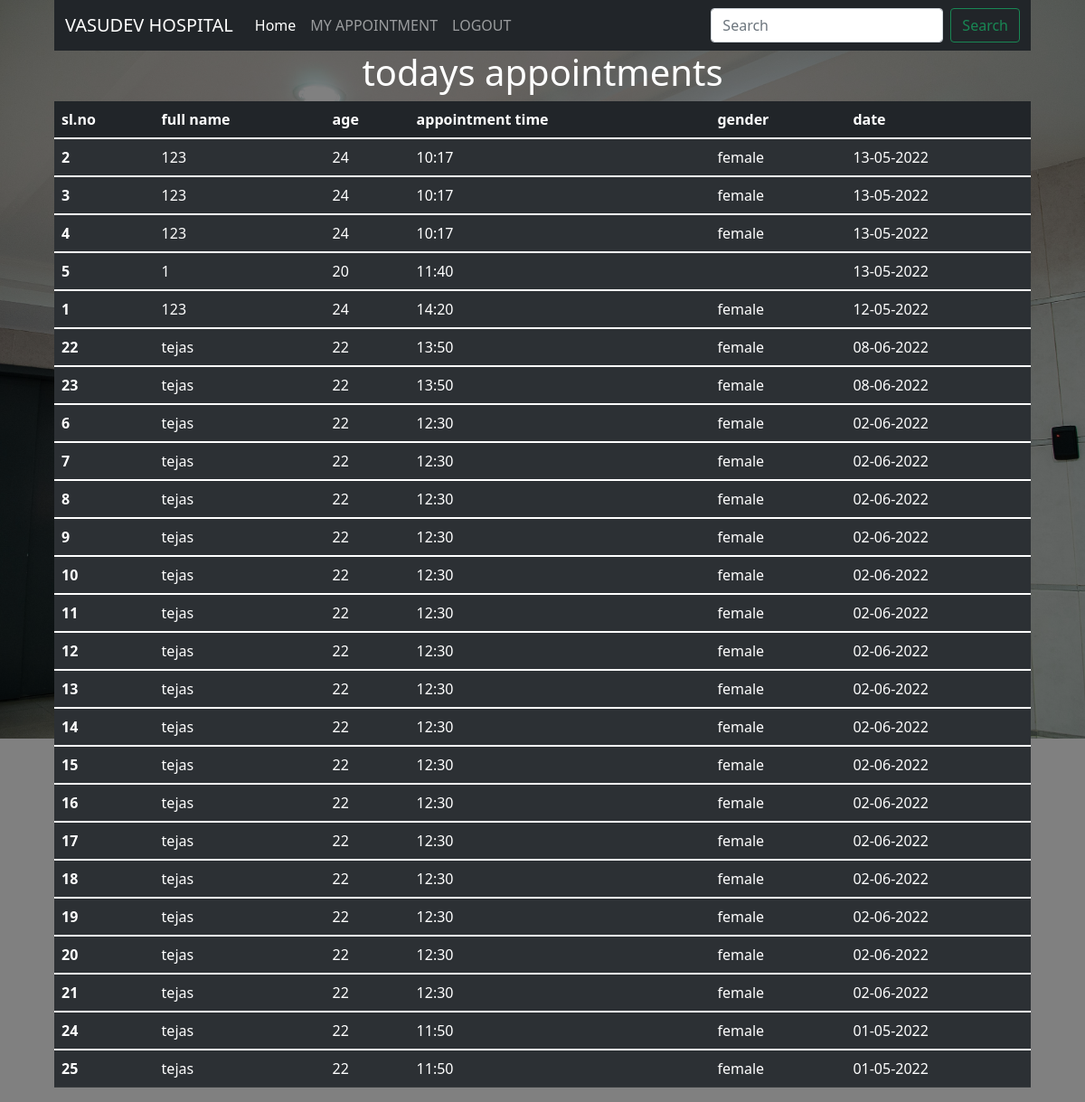
Screenshot of /allappointments (signed in) with the database file from the repository.
### tables this page shows
CREATE TABLE appointment(appointment_id INTEGER PRIMARY KEY AUTOINCREMENT    ,date date ,time TEXT,    userid INTEGER,FOREIGN KEY (userid) REFERENCES userdata(userid));

CREATE TABLE userdata( userid INTEGER PRIMARY KEY AUTOINCREMENT,    fname TEXT,lname TEXT,email TEXT,age INTEGER,phonenumber INTEGER,        password TEXT,city TEXT,gender TEXT);

### app.py (the view)
@app.route('/allappointments', methods=['GET', 'POST'])
def allapoinments():
    if session.get('doctor_login')!=True:
        message='please authenticate yourself to view your appointments'
        return render_template('doctor_login.html', message=message)
    conn=sqlite3.connect('database/vasudev_hospital.db')
    cur=conn.cursor()
    d=datetime.today()
    s=datetime.strftime(d,'%d-%m-%Y')
    print(s)
    records=cur.execute('select * from userdata inner join appointment on userdata.userid = appointment.userid order by date desc;').fetchall()
    conn.close()
    print (records)
    return render_template('allappointments.html',records=records)

### templates/allappointments.html
{%extends 'layout.html'%}
{%block content%}
<h1>todays appointments</h1>
<table class="table table-dark table-striped">
    <thead>
      <tr>
        <th scope="col">sl.no</th>
        <th scope="col">full name</th>
        <th scope="col">age</th>
        <th scope="col">appointment time</th>
        <th scope="col">gender</th>
        <th scope="col">date</th>
      </tr>
    </thead>
    {%for record in records %}
    <tbody>
      <tr>
        <th scope="row">{{record[9]}}</th>
        <td>{{record[1]}}</td>
        <td>{{record[4]}}</td>
        <td>{{record[11]}}</td>
        <td>{{record[8]}}</td>
        <td>{{record[10]}}</td>
      </tr>
    </tbody>
    {%endfor%}
  </table>
{%endblock%}

### static/style.css (style rules this page uses)
body { margin-left: 5%; margin-right: 5%; background-image: url(./hospital_bg.jpg); background-color: grey; background-size: 100%; background-repeat: no-repeat; background-blend-mode: multiply; }
h1 { text-align:center; color:white; }

### rows the page displays
appointment: appointment_id "2", fname "123", age "24", time "10:17", gender "female", date "13-05-2022"
appointment: appointment_id "3", fname "123", age "24", time "10:17", gender "female", date "13-05-2022"
appointment: appointment_id "4", fname "123", age "24", time "10:17", gender "female", date "13-05-2022"
appointment: appointment_id "5", fname "1", age "20", time "11:40", date "13-05-2022"
appointment: appointment_id "1", fname "123", age "24", time "14:20", gender "female", date "12-05-2022"
appointment: appointment_id "22", fname "tejas", age "22", time "13:50", gender "female", date "08-06-2022"
appointment: appointment_id "23", fname "tejas", age "22", time "13:50", gender "female", date "08-06-2022"
appointment: appointment_id "6", fname "tejas", age "22", time "12:30", gender "female", date "02-06-2022"
appointment: appointment_id "7", fname "tejas", age "22", time "12:30", gender "female", date "02-06-2022"
appointment: appointment_id "8", fname "tejas", age "22", time "12:30", gender "female", date "02-06-2022"
appointment: appointment_id "9", fname "tejas", age "22", time "12:30", gender "female", date "02-06-2022"
appointment: appointment_id "10", fname "tejas", age "22", time "12:30", gender "female", date "02-06-2022"
appointment: appointment_id "11", fname "tejas", age "22", time "12:30", gender "female", date "02-06-2022"
appointment: appointment_id "12", fname "tejas", age "22", time "12:30", gender "female", date "02-06-2022"
appointment: appointment_id "13", fname "tejas", age "22", time "12:30", gender "female", date "02-06-2022"
appointment: appointment_id "14", fname "tejas", age "22", time "12:30", gender "female", date "02-06-2022"
appointment: appointment_id "15", fname "tejas", age "22", time "12:30", gender "female", date "02-06-2022"
appointment: appointment_id "16", fname "tejas", age "22", time "12:30", gender "female", date "02-06-2022"
appointment: appointment_id "17", fname "tejas", age "22", time "12:30", gender "female", date "02-06-2022"
appointment: appointment_id "18", fname "tejas", age "22", time "12:30", gender "female", date "02-06-2022"
appointment: appointment_id "19", fname "tejas", age "22", time "12:30", gender "female", date "02-06-2022"
appointment: appointment_id "20", fname "tejas", age "22", time "12:30", gender "female", date "02-06-2022"
appointment: appointment_id "21", fname "tejas", age "22", time "12:30", gender "female", date "02-06-2022"
appointment: appointment_id "24", fname "tejas", age "22", time "11:50", gender "female", date "01-05-2022"
appointment: appointment_id "25", fname "tejas", age "22", time "11:50", gender "female", date "01-05-2022"
